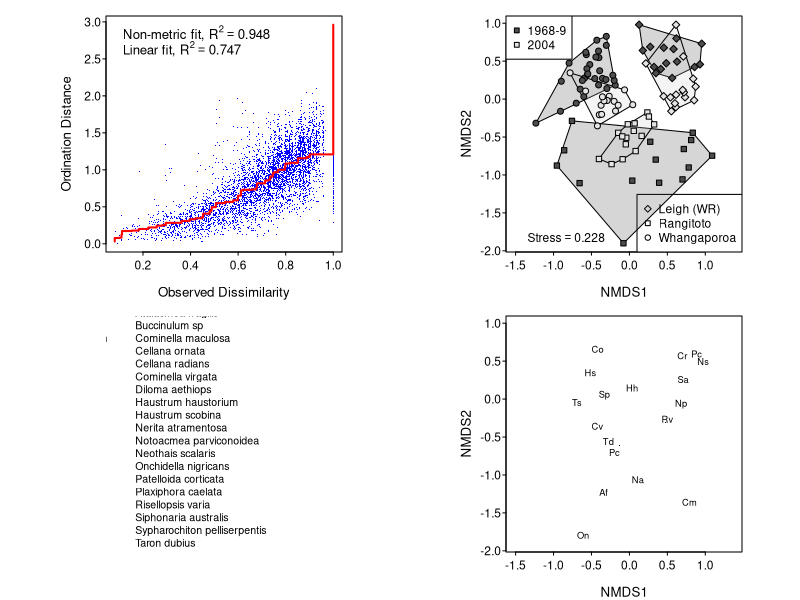

The R script that drew this image:
library(vegan)
library(lubridate)
library(dplyr)

##############################
abund.raw <- read.csv("../data/orig/NZ-1969_2004-Abunds_orig.csv")

##############################
abund <- subset(
  abund.raw,
  Site == 'Leigh - Waterfall Rocks' & grepl('Transect#2', Zone) |
  Site == 'Leigh - Waterfall Rocks' & year(dmy(Date)) == 2004 |
  Site == 'Rangitoto Island - Whites Beach' & Zone == 'Oyster Zone' |
  Site == 'Rangitoto Island - Whites Beach' & year(dmy(Date)) == 2004 |
  Site == 'Red Beach - Whangaparaoa' & grepl('Oyster', Zone)
)


dat <- abund %>% dplyr::select(-one_of(c('Date','Site','Zone',
                                  'Quad_Size','Quad'))) 
dat <- dat[, -which(apply(dat, 2, sum, na.rm = TRUE)==0)]
dat[is.na(dat)] <- 0
mat <- as.matrix(dat)

row.names(mat) <- paste0(abbreviate(abund$Site),'-',year(dmy(abund$Date)))


colnames(mat) <- abbreviate(sub('\\.',' ',colnames(mat)), 
                            minlength = 2, 
                            strict = 2, 
                            method='both.sides')


######################################            
# Non-metric Multi-dimensional Scaling
nmds <- metaMDS(mat, 
                distance = "bray",
                k = 2,
                maxit = 999, 
                trymax = 500)

######################################  

site.pch <- c(23,22,21)
year.bg <- c('grey30','grey90')
grps <- table(rownames(mat))
grp.cols <- c('grey20','grey80')

pdf('../figs/Paine-NMDS.pdf',
    width = 8,
    height = 8)
par(
  mfrow = c(2,2),
  pty = 's',
  cex = 0.8,
  cex.axis = 0.9,
  cex.lab = 1,
  tcl = -0.2,
  mar = c(3, 4, 1, 1),
  mgp = c(2, 0.3, 0),
  las = 1
)
  stressplot(nmds)
  
  plot(nmds, type = "n")
  legend('bottomleft',
         legend = bquote(Stress == .(round(nmds$stress,3))),
         cex = 0.9,
         bty = 'n')
  legend('bottomright',
         legend = c('Leigh (WR)','Rangitoto','Whangaporoa'),
         pch = site.pch,
         pt.bg = NA,
         cex = 0.9)
  legend('topleft',
         # legend = levels(factor(year(dmy(abund$Date)))),
         legend = c('1968-9', '2004'),
         pch = 22,
         pt.bg = year.bg,
         cex = 0.9)
  ordihull(nmds, 
           groups = rownames(mat), 
           draw = "polygon", 
           lty = 1,
           col = grp.cols,
           alpha = 0.2)
  points(nmds, 
           display = "sites", 
           pch = site.pch[as.numeric(factor(abund$Site))], 
           bg = year.bg[as.numeric(factor(year(dmy(abund$Date))))],
           cex = 1)
  
  plot(1,1, 
       type = 'n',
       ann = FALSE,
       axes = FALSE)
  spp = rownames(nmds$species)
  leg = cbind(Abbrev. = spp, Species = names(spp))
  legend(
    'center', ncol = 2L, 
    legend = leg[order(leg[,1]),],
    cex = 0.8,
    x.intersp = -10,
    bty = 'n'
    )
  
  plot(nmds, type = "n")
  orditorp(nmds,
           display = "species",
           pch = '.')

dev.off()
####################################################################
####################################################################
####################################################################
